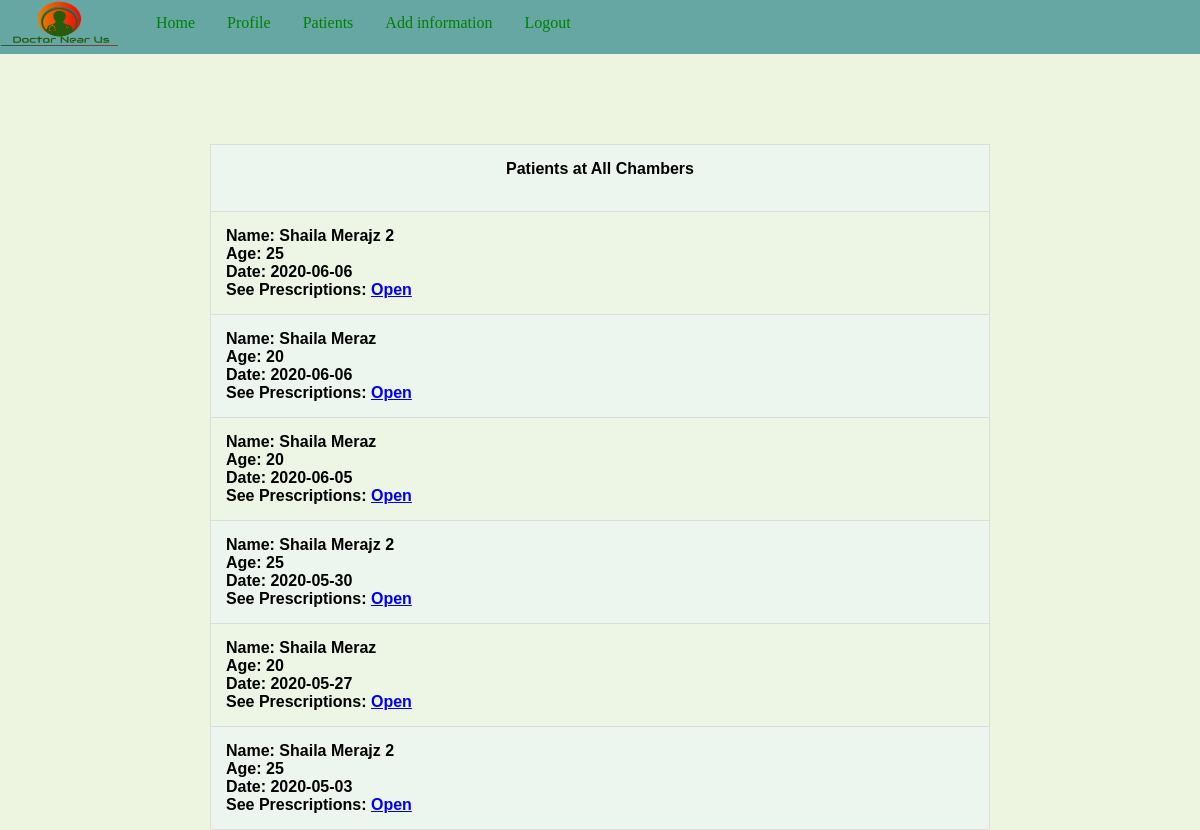
The app's page /see_patients.php (signed in) with its own data.
### tables this page shows
CREATE TABLE `appointment` (
  `Appointment_id` int(11) NOT NULL,
  `date_` date NOT NULL,
  `Patient_id` int(11) NOT NULL,
  `Doctorid` int(11) NOT NULL,
  `Chamber_id` int(11) NOT NULL
);

CREATE TABLE `patient` (
  `patient_id` int(6) NOT NULL,
  `pass` varchar(100) NOT NULL,
  `FirstName` varchar(100) NOT NULL,
  `LastName` varchar(100) NOT NULL,
  `Email` varchar(100) NOT NULL,
  `Date_Of_Birth` date NOT NULL,
  `age` int(3) NOT NULL,
  `mobile` varchar(100) NOT NULL,
  `address` varchar(100) NOT NULL
);

### see_patients.php (the view, shortened to what this page needs)
<?php include 'header.php';?>
</head>
<body>
<?php include 'top_view_doctor.php';?>
<br><br><br>
<table>
<?php
  $conn= mysqli_connect('localhost','root','','find_doctor');
  if(!$conn){
    echo 'Connection Eror '.mysqli_connect_error();
  } else {
    $d_id = $_SESSION['d_id'];
    if (isset($_GET['chamber_id'])) {
      $date = date('Y-m-d');
      $chamber_id = $_GET['chamber_id'];
      $sql = "SELECT P.patient_id as patient_id,
                   P.FirstName as FirstName,
                   P.LastName as LastName,
                   P.Age as age,
                   A.date_ as date_,
                   A.Appointment_id as appointment_id
                   From appointment A INNER JOIN patient P
                   WHERE Doctorid ='$d_id'
                   AND A.Chamber_id = '$chamber_id'
                   AND A.date_ = '$date'
                   ORDER BY A.date_ ASC";
        $sql2 = "SELECT * From chamber WHERE Chamber_id='$chamber_id'";
        $result2=mysqli_query($conn,$sql2);
        while ($row = mysqli_fetch_assoc($result2)) {
          echo '<br><br>';
          echo '<tr> <th>';
          echo '<div style="text-align:center;">Patients at '.$row['Chamberinfo'].', '.$row['Address'].'</div><br>';
          echo '</tr> </th>';
        }
    } else {
      $sql = "SELECT P.patient_id as patient_id,
                   P.FirstName as FirstName,
                   P.LastName as LastName,
                   P.Age as age,
                   A.date_ as date_,
                   A.Appointment_id as appointment_id
                   From appointment A INNER JOIN patient P
                   ON A.Patient_id = P.patient_id
                   WHERE Doctorid ='$d_id'
                   ORDER BY date_ DESC";
      echo '<br><br>';
      echo '<tr> <th>';
      echo '<div style="text-align:center;">Patients at All Chambers</div><br>';
      echo '</tr> </th>';
    }
    $result=mysqli_query($conn,$sql);
    while ($row = mysqli_fetch_assoc($result)) {
       $p_id = $row['patient_id'];
       $url = 'http://localhost/doctor/see_prescription.php?p_id='.$p_id;
       echo '<tr> <th>';
       echo 'Name: '.$row['FirstName'].' '.$row['LastName'].'<br>';
       echo 'Age: '.$row['age'].'<br>';
       echo 'Date: '.$row['date_'].'<br>' ;
       echo 'See Prescriptions: <a href="'.$url.'"> Open</a>';
       echo '<br>';
       echo '</tr> </th>';
    }
  }
?>
</table>
</body>
</html>

### header.php (shortened to what this page needs)
<!DOCTYPE html>
<html>
<head>
  <link rel="stylesheet" type="text/css" href="stylehome.css">

### top_view_doctor.php (shortened to what this page needs)
<ul>
  <li class = "topview2"><img src="logo.png" alt="logo" width="120" height="50"> </li>
  <li class = "topview2"> &nbsp; &nbsp; &nbsp;</li>
  <li><a href="http://localhost/doctor/welcome.php">Home</a></li>
  <li><a href="http://localhost/doctor/doctor_profile.php">Profile</a></li>
   <li><a href="http://localhost/doctor/see_patients.php">Patients</a></li>
  <li class="dropdown">
    <a href="javascript:void(0)" class="dropbtn">Add information</a>
  </li>
  <li><a href="http://localhost/doctor/logout.php">Logout</a></li>
</ul>

### stylehome.css (style rules this page uses)
body { background-color: #EDF5E1; margin: 0; }
img { border-radius: 5px; }
ul { list-style-type: none; margin: 0; padding: 0; overflow: hidden; background-color: #66A7A4; }
li { float: left; }
li a, .dropbtn { display: inline-block; color: green; text-align: center; padding: 14px 16px; text-decoration: none; }
li.dropdown { display: inline-block; }
table { font-family: arial, sans-serif; border-collapse: collapse; border-radius: 10px; width:65%; margin: auto; }
td, th { border: 1px solid #dddddd; text-align: left; padding: 15px; }
tr:nth-child(even) { background-color: #EDF5E5; }
tr:nth-child(odd) { background-color: #EDF5EF; }

### records on screen
appointment: Patient.FirstName "Shaila", Patient.LastName "Merajz 2", Patient.age "25", date_ "2020-06-06"
appointment: Patient.FirstName "Shaila", Patient.LastName "Meraz", Patient.age "20", date_ "2020-06-06"
appointment: Patient.FirstName "Shaila", Patient.LastName "Meraz", Patient.age "20", date_ "2020-06-05"
appointment: Patient.FirstName "Shaila", Patient.LastName "Merajz 2", Patient.age "25", date_ "2020-05-30"
appointment: Patient.FirstName "Shaila", Patient.LastName "Meraz", Patient.age "20", date_ "2020-05-27"
appointment: Patient.FirstName "Shaila", Patient.LastName "Merajz 2", Patient.age "25", date_ "2020-05-03"
